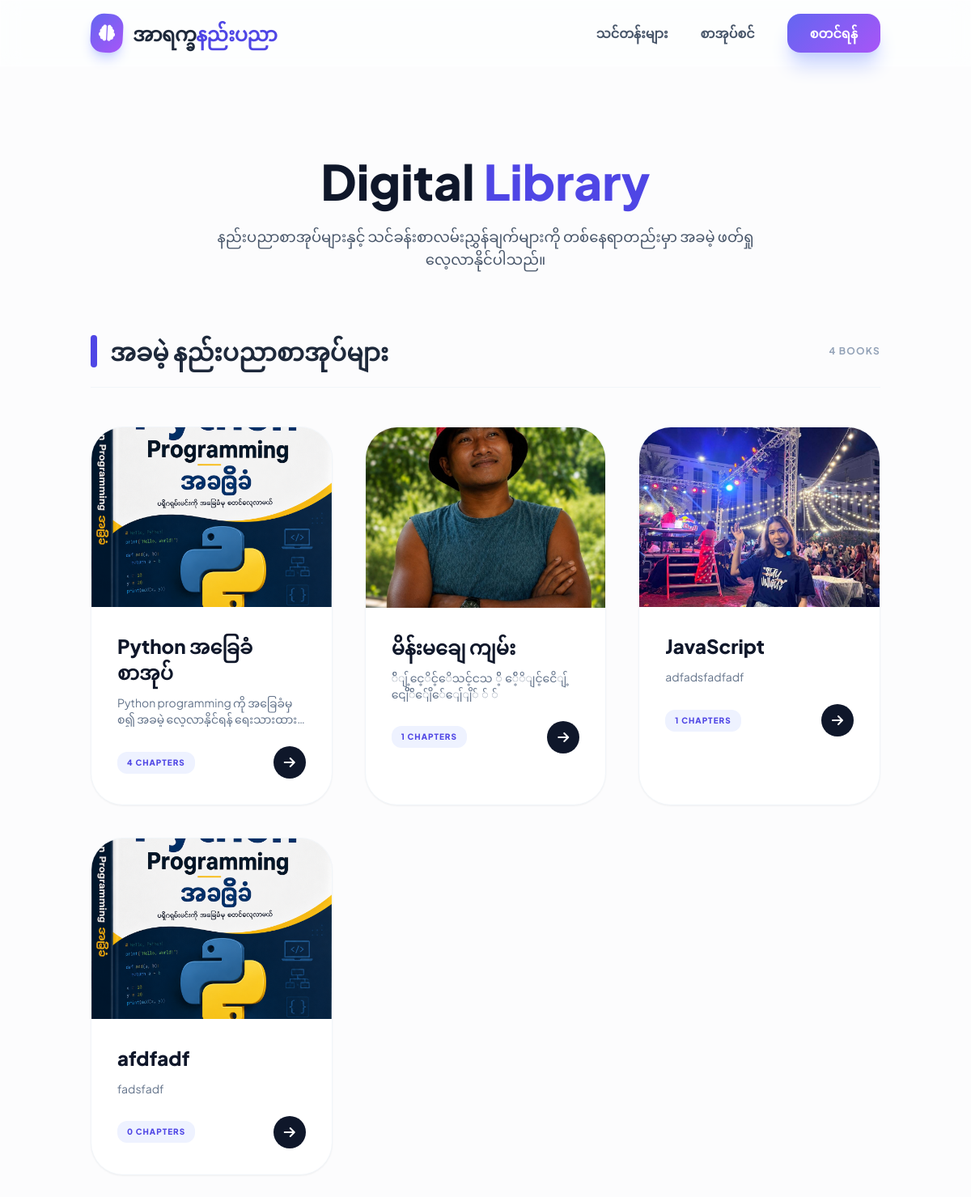
The page /docs/ on the database its author committed.
### docs/models.py (models this page shows, shortened)
class Book(models.Model):
    course = models.ForeignKey('courses.Course', on_delete=models.SET_NULL, null=True, blank=True, related_name='books')
    author = models.ForeignKey(User, on_delete=models.CASCADE, related_name='books_written', null=True, blank=True)
    title = models.CharField(max_length=200)
    slug = models.SlugField(unique=True, blank=True)
    description = models.TextField(blank=True)
    thumbnail = models.ImageField(upload_to='books/thumbnails/', null=True, blank=True, help_text="Book cover image")
    order = models.PositiveIntegerField(default=0)
    is_free_book = models.BooleanField(default=True, help_text="If True, it will appear in the Free Books section")
    class Meta:
        verbose_name_plural = "Books"
        ordering = ['order', 'title']

### docs/views.py (the view)
# urls.py: path('', views.docs_list, name='docs_list'),
def docs_list(request):
    books = Book.objects.all().prefetch_related('chapters')
    free_books = books.filter(is_free_book=True)
    course_docs = books.filter(course__isnull=False)
    return render(request, 'docs/book_list.html', {
        'free_books': free_books,
        'course_docs': course_docs,
        'all_books': books
    })

### courses/context_processors.py (called while the page is built, shortened)
def notifications(request):
    return {
        'unread_notifications_count': 0,
        'latest_notifications': [],
        'unread_admin_notifications_count': 0,
        'latest_admin_notifications': []
    }

def user_roles(request):
    if request.user.is_authenticated:
        return {
            'is_admin_user': _is_admin(request.user),
            'is_instructor_user': _is_instructor(request.user),
            'user_role_label': (request.user.profile.role if hasattr(request.user, 'profile') else 'student')
        }
    return {
        'is_admin_user': False,
        'is_instructor_user': False,
        'user_role_label': 'guest'
    }

### docs/templates/docs/book_list.html (shortened to what this page needs)
{% extends 'base.html' %}
{% block content %}
<div class="min-h-screen bg-[#fcfcfd] pt-28 pb-20">
    <div class="container mx-auto px-6">
        <div class="max-w-4xl mx-auto text-center mb-20" data-aos="fade-up">
            <h1 class="text-4xl md:text-6xl font-black text-slate-900 mb-6 leading-tight">
                Digital <span class="text-indigo-600">Library</span>
            </h1>
            <p class="text-slate-600 text-lg font-medium max-w-2xl mx-auto">
                နည်းပညာစာအုပ်များနှင့် သင်ခန်းစာလမ်းညွှန်ချက်များကို တစ်နေရာတည်းမှာ အခမဲ့ ဖတ်ရှုလေ့လာနိုင်ပါသည်။
            </p>
        </div>
        <div class="mb-24">
            <div class="flex items-center justify-between mb-12 border-b border-slate-100 pb-6">
                <h2 class="text-3xl font-black text-slate-800 flex items-center">
                    <span class="w-2 h-10 bg-indigo-600 rounded-full mr-4"></span> အခမဲ့ နည်းပညာစာအုပ်များ
                </h2>
                <span class="text-slate-400 font-bold uppercase tracking-widest text-xs">{{ free_books.count }} Books</span>
            </div>
            <div class="grid grid-cols-1 md:grid-cols-2 lg:grid-cols-3 gap-10">
                {% for book in free_books %}
                <div class="group relative bg-white rounded-[2.5rem] shadow-sm hover:shadow-2xl transition-all duration-500 overflow-hidden border border-slate-100" data-aos="fade-up" data-aos-delay="{{ forloop.counter0 }}00">
                    <div class="aspect-[4/3] relative overflow-hidden bg-slate-100">
                        {% if book.thumbnail %}
                            <img src="{{ book.thumbnail.url }}" class="w-full h-full object-cover group-hover:scale-110 transition-transform duration-700">
                        {% else %}
                            <div class="w-full h-full flex items-center justify-center custom-gradient opacity-20">
                                <i class="fas fa-book-open text-6xl text-white"></i>
                            </div>
                        {% endif %}
                    </div>
                    <div class="p-8">
                        <h3 class="text-2xl font-black text-slate-900 mb-3 group-hover:text-indigo-600 transition-colors">{{ book.title }}</h3>
                        <p class="text-slate-500 text-sm mb-6 line-clamp-2">{{ book.description|default:"အခြေခံမှ စတင်၍ လေ့လာနိုင်သော နည်းပညာစာအုပ်" }}</p>
                        <div class="flex items-center justify-between">
                            <span class="bg-indigo-50 text-indigo-600 text-[10px] font-black px-3 py-1.5 rounded-xl uppercase tracking-widest">
                                {{ book.chapters.count }} Chapters
                            </span>
                            <a href="{% url 'book_overview' book.slug %}" class="w-10 h-10 rounded-full bg-slate-900 text-white flex items-center justify-center hover:bg-indigo-600 transition-colors">
                                <i class="fas fa-arrow-right"></i>
                            </a>
                        </div>
                    </div>
                </div>
                {% empty %}
                <div class="col-span-full text-center py-20 bg-slate-50 rounded-[3rem] border-2 border-dashed border-slate-200">
                    <i class="fas fa-book text-slate-200 text-6xl mb-6"></i>
                    <p class="text-slate-400 font-bold">စာအုပ်များ မကြာမီ လာပါမည်။</p>
                </div>
                {% endfor %}
            </div>
        </div>
    </div>
</div>
{% endblock %}

### templates/base.html (style rules this page uses)
:root { --primary: #6366f1; --primary-dark: #4f46e5; --secondary: #a855f7; --accent: #f43f5e; --bg-slate: #f8fafc; }
body { font-family: 'Plus Jakarta Sans', 'Pyidaungsu', sans-serif; scroll-behavior: smooth; }

### rows shown on the page
Book: thumbnail (picture), title "Python အခြေခံစာအုပ်", description "Python programming ကို အခြေခံမှစ၍ အခမဲ့…", chapters.count "4"
Book: thumbnail (picture), title "မိန်းမချေ ကျမ်း", description "်ိျ့်ငေ့ိင့်ေိသင့်ငသ ိ့် ေိ့်ိျင့်ငေိျ့်ငျေိိ်ိ်ျေိ်ေျ်ေျိ် ် ်", chapters.count "1"
Book: thumbnail (picture), title "JavaScript", description "adfadsfadfadf", chapters.count "1"
Book: thumbnail (picture), title "afdfadf", description "fadsfadf", chapters.count "0"

### other values the page prints
{{ free_books.count }} "4"
